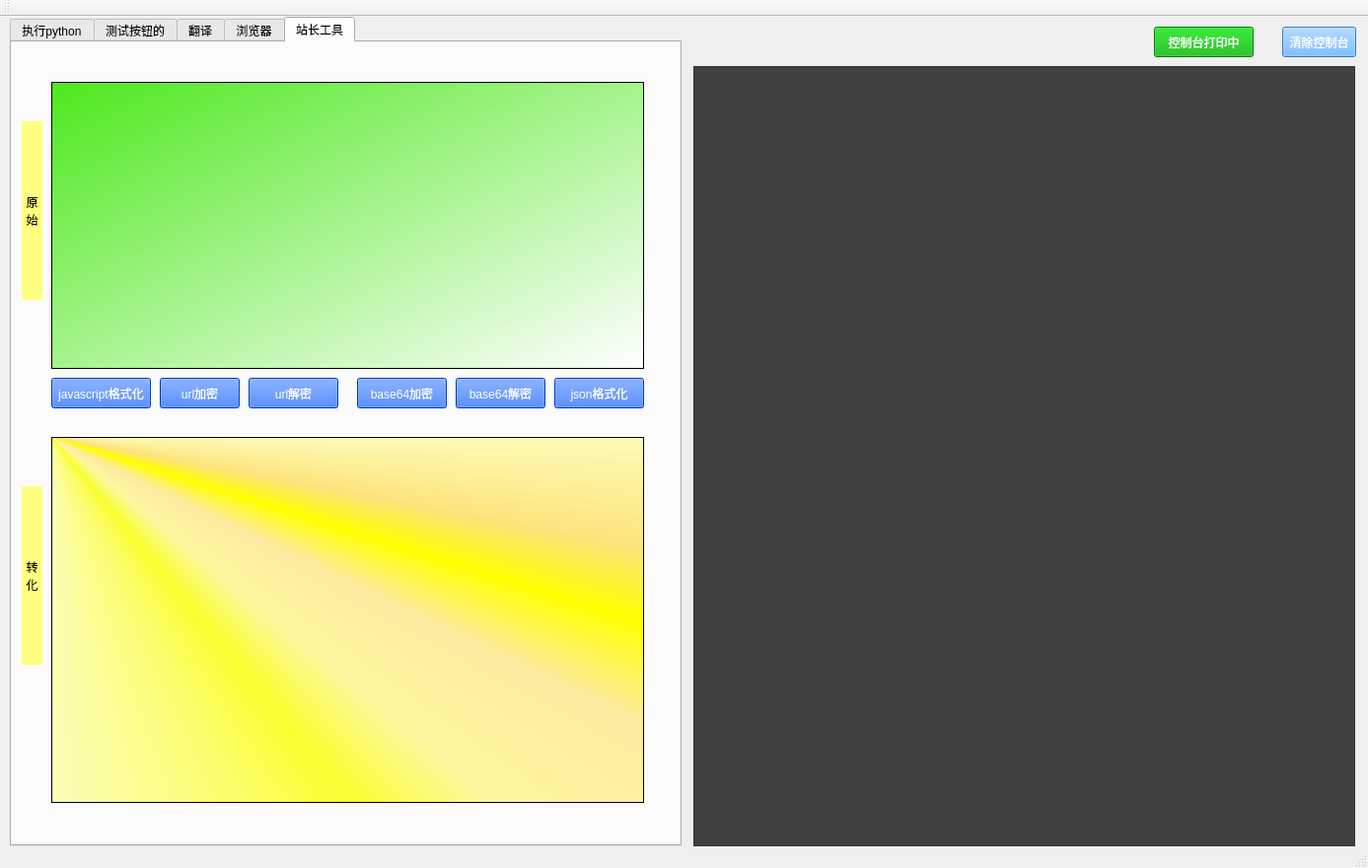
<?xml version="1.0" encoding="UTF-8"?>
<ui version="4.0">
 <class>MainWindow</class>
 <widget class="QMainWindow" name="MainWindow">
  <property name="geometry">
   <rect>
    <x>0</x>
    <y>0</y>
    <width>1387</width>
    <height>880</height>
   </rect>
  </property>
  <property name="windowTitle">
   <string>pyqt开发的客户端</string>
  </property>
  <property name="styleSheet">
   <string notr="true"/>
  </property>
  <widget class="QWidget" name="centralwidget">
   <widget class="QTabWidget" name="tabWidget">
    <property name="geometry">
     <rect>
      <x>10</x>
      <y>0</y>
      <width>681</width>
      <height>841</height>
     </rect>
    </property>
    <property name="toolTip">
     <string>&lt;html&gt;&lt;head/&gt;&lt;body&gt;&lt;p&gt;是很多时候&lt;/p&gt;&lt;/body&gt;&lt;/html&gt;</string>
    </property>
    <property name="whatsThis">
     <string>&lt;html&gt;&lt;head/&gt;&lt;body&gt;&lt;p&gt;大萨达&lt;/p&gt;&lt;/body&gt;&lt;/html&gt;</string>
    </property>
    <property name="currentIndex">
     <number>4</number>
    </property>
    <widget class="QWidget" name="tab">
     <attribute name="title">
      <string>执行python</string>
     </attribute>
     <widget class="QPlainTextEdit" name="plainTextEdit">
      <property name="geometry">
       <rect>
        <x>10</x>
        <y>110</y>
        <width>651</width>
        <height>701</height>
       </rect>
      </property>
      <property name="styleSheet">
       <string notr="true">
color: rgb(255, 255, 255);
background-color: rgb(6, 18, 255);</string>
      </property>
      <property name="plainText">
       <string/>
      </property>
     </widget>
     <widget class="QLabel" name="label">
      <property name="geometry">
       <rect>
        <x>20</x>
        <y>80</y>
        <width>121</width>
        <height>16</height>
       </rect>
      </property>
      <property name="styleSheet">
       <string notr="true">background-color: rgb(216, 216, 216);</string>
      </property>
      <property name="text">
       <string>下面写python脚本</string>
      </property>
     </widget>
     <widget class="QPushButton" name="pushButton_5">
      <property name="geometry">
       <rect>
        <x>560</x>
        <y>80</y>
        <width>101</width>
        <height>21</height>
       </rect>
      </property>
      <property name="styleSheet">
       <string notr="true">background-color: rgb(85, 170, 255);
color: rgb(255, 255, 255);
font: 9pt &quot;楷体&quot;;</string>
      </property>
      <property name="text">
       <string>运行python代码</string>
      </property>
     </widget>
     <widget class="QLineEdit" name="lineEdit">
      <property name="geometry">
       <rect>
        <x>160</x>
        <y>10</y>
        <width>501</width>
        <height>20</height>
       </rect>
      </property>
      <property name="styleSheet">
       <string notr="true">background-color: rgb(183, 255, 253);</string>
      </property>
      <property name="text">
       <string/>
      </property>
     </widget>
     <widget class="QLabel" name="label_2">
      <property name="geometry">
       <rect>
        <x>20</x>
        <y>10</y>
        <width>121</width>
        <height>16</height>
       </rect>
      </property>
      <property name="styleSheet">
       <string notr="true">background-color: rgb(216, 216, 216);</string>
      </property>
      <property name="text">
       <string>python脚本全路径：</string>
      </property>
     </widget>
     <widget class="QLabel" name="label_3">
      <property name="geometry">
       <rect>
        <x>20</x>
        <y>40</y>
        <width>121</width>
        <height>16</height>
       </rect>
      </property>
      <property name="styleSheet">
       <string notr="true">background-color: rgb(216, 216, 216);</string>
      </property>
      <property name="text">
       <string>项目路径(PYTHONPATH)</string>
      </property>
     </widget>
     <widget class="QLineEdit" name="lineEdit_2">
      <property name="geometry">
       <rect>
        <x>160</x>
        <y>40</y>
        <width>371</width>
        <height>20</height>
       </rect>
      </property>
      <property name="styleSheet">
       <string notr="true">background-color: rgb(183, 255, 253);</string>
      </property>
      <property name="text">
       <string/>
      </property>
     </widget>
     <widget class="QPushButton" name="pushButton_6">
      <property name="geometry">
       <rect>
        <x>560</x>
        <y>40</y>
        <width>101</width>
        <height>21</height>
       </rect>
      </property>
      <property name="styleSheet">
       <string notr="true">background-color: rgb(85, 170, 255);
color: rgb(255, 255, 255);
font: 9pt &quot;楷体&quot;;</string>
      </property>
      <property name="text">
       <string>运行python脚本</string>
      </property>
     </widget>
    </widget>
    <widget class="QWidget" name="tab_2">
     <attribute name="title">
      <string>测试按钮的</string>
     </attribute>
     <widget class="QPushButton" name="pushButton">
      <property name="geometry">
       <rect>
        <x>250</x>
        <y>130</y>
        <width>75</width>
        <height>23</height>
       </rect>
      </property>
      <property name="text">
       <string>测试函数</string>
      </property>
     </widget>
    </widget>
    <widget class="QWidget" name="tab_3">
     <attribute name="title">
      <string>翻译</string>
     </attribute>
     <widget class="QLabel" name="label_4">
      <property name="geometry">
       <rect>
        <x>20</x>
        <y>120</y>
        <width>21</width>
        <height>181</height>
       </rect>
      </property>
      <property name="layoutDirection">
       <enum>Qt::LeftToRight</enum>
      </property>
      <property name="styleSheet">
       <string notr="true">background-color: rgb(255, 255, 127);</string>
      </property>
      <property name="text">
       <string>需要翻译的语句</string>
      </property>
      <property name="alignment">
       <set>Qt::AlignCenter</set>
      </property>
      <property name="wordWrap">
       <bool>true</bool>
      </property>
     </widget>
     <widget class="QLabel" name="label_5">
      <property name="geometry">
       <rect>
        <x>20</x>
        <y>490</y>
        <width>21</width>
        <height>181</height>
       </rect>
      </property>
      <property name="layoutDirection">
       <enum>Qt::LeftToRight</enum>
      </property>
      <property name="styleSheet">
       <string notr="true">background-color: rgb(255, 255, 127);</string>
      </property>
      <property name="text">
       <string>翻译的结果</string>
      </property>
      <property name="alignment">
       <set>Qt::AlignCenter</set>
      </property>
      <property name="wordWrap">
       <bool>true</bool>
      </property>
     </widget>
     <widget class="QPushButton" name="pushButton_7">
      <property name="geometry">
       <rect>
        <x>60</x>
        <y>20</y>
        <width>91</width>
        <height>31</height>
       </rect>
      </property>
      <property name="styleSheet">
       <string notr="true">background-color: rgb(0, 85, 255);
font: 14pt &quot;Arial&quot;;
color: rgb(255, 255, 255);
font: 9pt &quot;楷体&quot;;</string>
      </property>
      <property name="text">
       <string>百度翻译</string>
      </property>
     </widget>
     <widget class="QPushButton" name="pushButton_8">
      <property name="geometry">
       <rect>
        <x>180</x>
        <y>20</y>
        <width>91</width>
        <height>31</height>
       </rect>
      </property>
      <property name="styleSheet">
       <string notr="true">background-color: rgb(0, 85, 255);
color: rgb(255, 255, 255);
font: 9pt &quot;楷体&quot;;</string>
      </property>
      <property name="text">
       <string>google翻译</string>
      </property>
     </widget>
     <widget class="QPushButton" name="pushButton_9">
      <property name="geometry">
       <rect>
        <x>290</x>
        <y>20</y>
        <width>81</width>
        <height>31</height>
       </rect>
      </property>
      <property name="styleSheet">
       <string notr="true">background-color: rgb(0, 85, 255);
color: rgb(255, 255, 255);
font: 9pt &quot;楷体&quot;;</string>
      </property>
      <property name="text">
       <string>有道翻译</string>
      </property>
     </widget>
     <widget class="QPushButton" name="pushButton_10">
      <property name="geometry">
       <rect>
        <x>390</x>
        <y>20</y>
        <width>101</width>
        <height>31</height>
       </rect>
      </property>
      <property name="styleSheet">
       <string notr="true">background-color: rgb(0, 85, 255);
color: rgb(255, 255, 255);
font: 9pt &quot;楷体&quot;;</string>
      </property>
      <property name="text">
       <string>爱词霸翻译</string>
      </property>
     </widget>
     <widget class="QPlainTextEdit" name="plainTextEdit_2">
      <property name="geometry">
       <rect>
        <x>50</x>
        <y>70</y>
        <width>601</width>
        <height>291</height>
       </rect>
      </property>
      <property name="styleSheet">
       <string notr="true">
background-color: qlineargradient(spread:pad, x1:0, y1:0, x2:1, y2:1, stop:0 rgba(77, 232, 29, 255), stop:1 rgba(255, 255, 255, 255));</string>
      </property>
      <property name="plainText">
       <string/>
      </property>
      <property name="placeholderText">
       <string>请输入需要翻译的语句，支持自动识别中英文</string>
      </property>
     </widget>
     <widget class="QPlainTextEdit" name="plainTextEdit_3">
      <property name="geometry">
       <rect>
        <x>50</x>
        <y>400</y>
        <width>601</width>
        <height>371</height>
       </rect>
      </property>
      <property name="styleSheet">
       <string notr="true">background-color: qconicalgradient(cx:0, cy:0, angle:135, stop:0 rgba(255, 255, 0, 69), stop:0.375 rgba(255, 255, 0, 69), stop:0.423533 rgba(251, 255, 0, 145), stop:0.45 rgba(247, 255, 0, 208), stop:0.477581 rgba(255, 244, 71, 130), stop:0.518717 rgba(255, 218, 71, 130), stop:0.55 rgba(255, 255, 0, 255), stop:0.57754 rgba(255, 203, 0, 130), stop:0.625 rgba(255, 255, 0, 69), stop:1 rgba(255, 255, 0, 69));</string>
      </property>
      <property name="plainText">
       <string/>
      </property>
      <property name="placeholderText">
       <string/>
      </property>
     </widget>
     <widget class="QPushButton" name="pushButton_11">
      <property name="geometry">
       <rect>
        <x>510</x>
        <y>20</y>
        <width>101</width>
        <height>31</height>
       </rect>
      </property>
      <property name="styleSheet">
       <string notr="true">background-color: rgb(0, 85, 255);
color: rgb(255, 255, 255);
font: 9pt &quot;楷体&quot;;</string>
      </property>
      <property name="text">
       <string>全部翻译</string>
      </property>
     </widget>
    </widget>
    <widget class="QWidget" name="tab_4">
     <attribute name="title">
      <string>浏览器</string>
     </attribute>
     <widget class="QPlainTextEdit" name="plainTextEdit_4">
      <property name="geometry">
       <rect>
        <x>40</x>
        <y>400</y>
        <width>601</width>
        <height>371</height>
       </rect>
      </property>
      <property name="styleSheet">
       <string notr="true">background-color: qconicalgradient(cx:0, cy:0, angle:135, stop:0 rgba(255, 255, 0, 69), stop:0.375 rgba(255, 255, 0, 69), stop:0.423533 rgba(251, 255, 0, 145), stop:0.45 rgba(247, 255, 0, 208), stop:0.477581 rgba(255, 244, 71, 130), stop:0.518717 rgba(255, 218, 71, 130), stop:0.55 rgba(255, 255, 0, 255), stop:0.57754 rgba(255, 203, 0, 130), stop:0.625 rgba(255, 255, 0, 69), stop:1 rgba(255, 255, 0, 69));</string>
      </property>
      <property name="plainText">
       <string/>
      </property>
      <property name="placeholderText">
       <string/>
      </property>
     </widget>
     <widget class="QPlainTextEdit" name="plainTextEdit_5">
      <property name="geometry">
       <rect>
        <x>40</x>
        <y>40</y>
        <width>601</width>
        <height>291</height>
       </rect>
      </property>
      <property name="styleSheet">
       <string notr="true">
background-color: qlineargradient(spread:pad, x1:0, y1:0, x2:1, y2:1, stop:0 rgba(77, 232, 29, 255), stop:1 rgba(255, 255, 255, 255));</string>
      </property>
      <property name="plainText">
       <string/>
      </property>
      <property name="placeholderText">
       <string>请输入需要翻译的语句，支持自动识别中英文</string>
      </property>
     </widget>
     <widget class="QLabel" name="label_6">
      <property name="geometry">
       <rect>
        <x>10</x>
        <y>80</y>
        <width>21</width>
        <height>181</height>
       </rect>
      </property>
      <property name="layoutDirection">
       <enum>Qt::LeftToRight</enum>
      </property>
      <property name="styleSheet">
       <string notr="true">background-color: rgb(255, 255, 127);</string>
      </property>
      <property name="text">
       <string>从浏览器复制的数据</string>
      </property>
      <property name="alignment">
       <set>Qt::AlignCenter</set>
      </property>
      <property name="wordWrap">
       <bool>true</bool>
      </property>
     </widget>
     <widget class="QLabel" name="label_7">
      <property name="geometry">
       <rect>
        <x>10</x>
        <y>450</y>
        <width>21</width>
        <height>181</height>
       </rect>
      </property>
      <property name="layoutDirection">
       <enum>Qt::LeftToRight</enum>
      </property>
      <property name="styleSheet">
       <string notr="true">background-color: rgb(255, 255, 127);</string>
      </property>
      <property name="text">
       <string>转化成的json</string>
      </property>
      <property name="alignment">
       <set>Qt::AlignCenter</set>
      </property>
      <property name="wordWrap">
       <bool>true</bool>
      </property>
     </widget>
     <widget class="QPushButton" name="pushButton_12">
      <property name="geometry">
       <rect>
        <x>550</x>
        <y>350</y>
        <width>91</width>
        <height>31</height>
       </rect>
      </property>
      <property name="styleSheet">
       <string notr="true">background-color: rgb(0, 85, 255);
color: rgb(255, 255, 255);
font: 9pt &quot;楷体&quot;;</string>
      </property>
      <property name="text">
       <string>转化</string>
      </property>
     </widget>
    </widget>
    <widget class="QWidget" name="tab_9">
     <attribute name="title">
      <string>站长工具</string>
     </attribute>
     <widget class="QPlainTextEdit" name="plainTextEdit_11">
      <property name="geometry">
       <rect>
        <x>40</x>
        <y>40</y>
        <width>601</width>
        <height>291</height>
       </rect>
      </property>
      <property name="styleSheet">
       <string notr="true">
background-color: qlineargradient(spread:pad, x1:0, y1:0, x2:1, y2:1, stop:0 rgba(77, 232, 29, 255), stop:1 rgba(255, 255, 255, 255));</string>
      </property>
      <property name="plainText">
       <string/>
      </property>
      <property name="placeholderText">
       <string>请输入需要翻译的语句，支持自动识别中英文</string>
      </property>
     </widget>
     <widget class="QLabel" name="label_15">
      <property name="geometry">
       <rect>
        <x>10</x>
        <y>80</y>
        <width>21</width>
        <height>181</height>
       </rect>
      </property>
      <property name="layoutDirection">
       <enum>Qt::LeftToRight</enum>
      </property>
      <property name="styleSheet">
       <string notr="true">background-color: rgb(255, 255, 127);</string>
      </property>
      <property name="text">
       <string>原始</string>
      </property>
      <property name="alignment">
       <set>Qt::AlignCenter</set>
      </property>
      <property name="wordWrap">
       <bool>true</bool>
      </property>
     </widget>
     <widget class="QPlainTextEdit" name="plainTextEdit_12">
      <property name="geometry">
       <rect>
        <x>40</x>
        <y>400</y>
        <width>601</width>
        <height>371</height>
       </rect>
      </property>
      <property name="styleSheet">
       <string notr="true">background-color: qconicalgradient(cx:0, cy:0, angle:135, stop:0 rgba(255, 255, 0, 69), stop:0.375 rgba(255, 255, 0, 69), stop:0.423533 rgba(251, 255, 0, 145), stop:0.45 rgba(247, 255, 0, 208), stop:0.477581 rgba(255, 244, 71, 130), stop:0.518717 rgba(255, 218, 71, 130), stop:0.55 rgba(255, 255, 0, 255), stop:0.57754 rgba(255, 203, 0, 130), stop:0.625 rgba(255, 255, 0, 69), stop:1 rgba(255, 255, 0, 69));</string>
      </property>
      <property name="plainText">
       <string/>
      </property>
      <property name="placeholderText">
       <string/>
      </property>
     </widget>
     <widget class="QPushButton" name="pushButton_21">
      <property name="geometry">
       <rect>
        <x>450</x>
        <y>340</y>
        <width>91</width>
        <height>31</height>
       </rect>
      </property>
      <property name="styleSheet">
       <string notr="true">background-color: rgb(0, 85, 255);
color: rgb(255, 255, 255);
font: 9pt &quot;楷体&quot;;</string>
      </property>
      <property name="text">
       <string>base64解密</string>
      </property>
     </widget>
     <widget class="QLabel" name="label_16">
      <property name="geometry">
       <rect>
        <x>10</x>
        <y>450</y>
        <width>21</width>
        <height>181</height>
       </rect>
      </property>
      <property name="layoutDirection">
       <enum>Qt::LeftToRight</enum>
      </property>
      <property name="styleSheet">
       <string notr="true">background-color: rgb(255, 255, 127);</string>
      </property>
      <property name="text">
       <string>转化</string>
      </property>
      <property name="alignment">
       <set>Qt::AlignCenter</set>
      </property>
      <property name="wordWrap">
       <bool>true</bool>
      </property>
     </widget>
     <widget class="QPushButton" name="pushButton_22">
      <property name="geometry">
       <rect>
        <x>350</x>
        <y>340</y>
        <width>91</width>
        <height>31</height>
       </rect>
      </property>
      <property name="styleSheet">
       <string notr="true">background-color: rgb(0, 85, 255);
color: rgb(255, 255, 255);
font: 9pt &quot;楷体&quot;;</string>
      </property>
      <property name="text">
       <string>base64加密</string>
      </property>
     </widget>
     <widget class="QPushButton" name="pushButton_23">
      <property name="geometry">
       <rect>
        <x>240</x>
        <y>340</y>
        <width>91</width>
        <height>31</height>
       </rect>
      </property>
      <property name="styleSheet">
       <string notr="true">background-color: rgb(0, 85, 255);
color: rgb(255, 255, 255);
font: 9pt &quot;楷体&quot;;</string>
      </property>
      <property name="text">
       <string>url解密</string>
      </property>
     </widget>
     <widget class="QPushButton" name="pushButton_24">
      <property name="geometry">
       <rect>
        <x>150</x>
        <y>340</y>
        <width>81</width>
        <height>31</height>
       </rect>
      </property>
      <property name="styleSheet">
       <string notr="true">background-color: rgb(0, 85, 255);
color: rgb(255, 255, 255);
font: 9pt &quot;楷体&quot;;</string>
      </property>
      <property name="text">
       <string>url加密</string>
      </property>
     </widget>
     <widget class="QPushButton" name="pushButton_25">
      <property name="geometry">
       <rect>
        <x>40</x>
        <y>340</y>
        <width>101</width>
        <height>31</height>
       </rect>
      </property>
      <property name="styleSheet">
       <string notr="true">background-color: rgb(0, 85, 255);
color: rgb(255, 255, 255);
font: 9pt &quot;楷体&quot;;</string>
      </property>
      <property name="text">
       <string>javascript格式化</string>
      </property>
     </widget>
     <widget class="QPushButton" name="pushButton_26">
      <property name="geometry">
       <rect>
        <x>550</x>
        <y>340</y>
        <width>91</width>
        <height>31</height>
       </rect>
      </property>
      <property name="styleSheet">
       <string notr="true">background-color: rgb(0, 85, 255);
color: rgb(255, 255, 255);
font: 9pt &quot;楷体&quot;;</string>
      </property>
      <property name="text">
       <string>json格式化</string>
      </property>
     </widget>
    </widget>
   </widget>
   <widget class="QTextEdit" name="textEdit">
    <property name="geometry">
     <rect>
      <x>703</x>
      <y>50</y>
      <width>671</width>
      <height>791</height>
     </rect>
    </property>
    <property name="styleSheet">
     <string notr="true">background-color: rgb(65, 65, 65);
color: rgb(255, 255, 255);</string>
    </property>
   </widget>
   <widget class="QPushButton" name="pushButton_3">
    <property name="geometry">
     <rect>
      <x>1170</x>
      <y>10</y>
      <width>101</width>
      <height>31</height>
     </rect>
    </property>
    <property name="styleSheet">
     <string notr="true">   background-color: rgb(0, 173, 0);
            color: rgb(255, 255, 255);
            font: 9pt &quot;楷体&quot;;</string>
    </property>
    <property name="text">
     <string>控制台打印中</string>
    </property>
   </widget>
   <widget class="QPushButton" name="pushButton_4">
    <property name="geometry">
     <rect>
      <x>1300</x>
      <y>10</y>
      <width>75</width>
      <height>31</height>
     </rect>
    </property>
    <property name="styleSheet">
     <string notr="true">background-color: rgb(85, 170, 255);
color: rgb(255, 255, 255);
font: 9pt &quot;楷体&quot;;</string>
    </property>
    <property name="text">
     <string>清除控制台</string>
    </property>
   </widget>
  </widget>
  <widget class="QStatusBar" name="statusbar"/>
  <widget class="QToolBar" name="toolBar">
   <property name="windowTitle">
    <string>toolBar</string>
   </property>
   <attribute name="toolBarArea">
    <enum>TopToolBarArea</enum>
   </attribute>
   <attribute name="toolBarBreak">
    <bool>false</bool>
   </attribute>
  </widget>
 </widget>
 <resources/>
 <connections/>
</ui>
